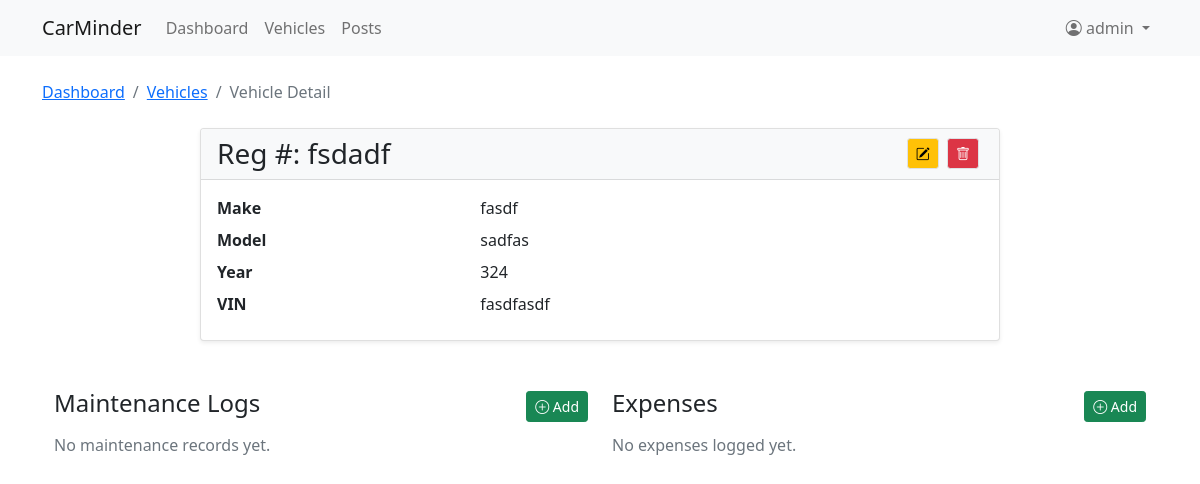
Page /vehicles/1/ (signed in) on the committed database.
### vehicles/models.py (models this page shows, shortened)
class Vehicle(models.Model):
    owner = models.ForeignKey(
        User,
        on_delete=models.CASCADE,
        related_name="vehicles",
        verbose_name="Owner",
        help_text="User who added this vehicle.",
    )
    reg_number = models.CharField(
        "Registration Number",
        max_length=12,
        unique=True,
        db_index=True,
        help_text="UK-style plate, e.g. AB12CDE.",
    )
    make = models.CharField(
        "Make", max_length=64, help_text="Manufacturer, e.g. Ford, Toyota."
    )
    model = models.CharField(
        "Model", max_length=64, help_text="Model name or number, e.g. Fiesta."
    )
    year = models.PositiveIntegerField(
        "Year of Manufacture", help_text="Four-digit year, e.g. 2018."
    )
    vin = models.CharField(
        "Vehicle VIN",
        max_length=17,
        blank=True,
        null=True,
        help_text="17-character Vehicle Identification Number.",
    )
    photo = models.ImageField(
        "Photo",
        upload_to="vehicles/photos/%Y/%m/",
        blank=True,
        help_text="Optional vehicle image.",
    )
    share_uuid = models.UUIDField(
        default=uuid.uuid4,
        editable=False,
        unique=True,
        help_text="Unique token for sharing this vehicle via a link.",
    )
    added_at = models.DateTimeField(auto_now_add=True)
    updated_at = models.DateTimeField(auto_now=True)
    class Meta:
        verbose_name = "Vehicle"
        verbose_name_plural = "Vehicles"
        ordering = ["-added_at"]
        indexes = [
            models.Index(fields=["owner", "reg_number"]),
        ]

### vehicles/views.py (the view)
# urls.py: path("<int:pk>/", views.VehicleDetailView.as_view(), name="vehicle-detail"),
class VehicleDetailView(LoginRequiredMixin, UserPassesTestMixin, DetailView):
    login_url = "/auth/login/"
    model = Vehicle
    template_name = "vehicles/vehicle_detail.html"
    def test_func(self):
        vehicle = self.get_object()
        return vehicle.owner == self.request.user

### carminder/context_processors.py (called while the page is built)
def company_name(request):
    return {"COMPANY_NAME": settings.COMPANY_NAME}

### templates/vehicles/vehicle_detail.html
{% extends 'base.html' %} {% block title %}Vehicle Details{% endblock %} {% block content %}
<nav aria-label="breadcrumb">
    <ol class="breadcrumb">
        <li class="breadcrumb-item"><a href="{% url 'dashboard' %}">Dashboard</a></li>
        <li class="breadcrumb-item"><a href="{% url 'vehicle-list' %}">Vehicles</a></li>
        <li class="breadcrumb-item active" aria-current="page">Vehicle Detail</li>
    </ol>
</nav>
<div class="container mt-4">
    <div class="card shadow-sm mx-auto" style="max-width: 800px">
        <div class="card-header bg-light d-flex justify-content-between align-items-center">
            <h3 class="mb-0">Reg #: {{ vehicle.reg_number }}</h3>
            <div>
                <a href="{% url 'vehicle-edit' vehicle.pk %}" class="btn btn-sm btn-warning me-1 border">
                    <i class="bi bi-pencil-square"></i>
                </a>
                <a href="{% url 'vehicle-delete' vehicle.pk %}" class="btn btn-sm btn-danger me-1 border">
                    <i class="bi bi-trash"></i>
                </a>
            </div>
        </div>
        <div class="card-body">
            <dl class="row mb-0">
                <dt class="col-sm-4">Make</dt>
                <dd class="col-sm-8">{{ vehicle.make }}</dd>
                <dt class="col-sm-4">Model</dt>
                <dd class="col-sm-8">{{ vehicle.model }}</dd>
                <dt class="col-sm-4">Year</dt>
                <dd class="col-sm-8">{{ vehicle.year }}</dd>
                {% if vehicle.vin %}
                <dt class="col-sm-4">VIN</dt>
                <dd class="col-sm-8 text-monospace">{{ vehicle.vin }}</dd>
                {% endif %}
            </dl>
        </div>
    </div>
    <div class="row mt-5 gx-4">
        <div class="col-md-6">
            <div class="d-flex justify-content-between align-items-center mb-2">
                <h4>Maintenance Logs</h4>
                <a href="{% url 'vehicle-maintenance-add' vehicle_pk=vehicle.pk %}" class="btn btn-sm btn-success"> <i class="bi bi-plus-circle"></i> Add </a>
            </div>
            {% if vehicle.maintenance_logs.exists %}
            <div class="table-responsive">
                <table class="table table-sm table-bordered table-hover">
                    <thead>
                        <tr>
                            <th>Date</th>
                            <th>Type</th>
                            <th>Mileage</th>
                            <th></th>
                        </tr>
                    </thead>
                    <tbody>
                        {% for log in vehicle.maintenance_logs.all %}
                        <tr>
                            <td>{{ log.date }}</td>
                            <td>{{ log.get_service_type_display }}</td>
                            <td>{{ log.mileage }}</td>
                            <td class="text-end">
                                <a href="/logs/maintenance/{{log.id}}/edit/" class="btn btn-sm btn-outline-warning me-1">
                                    <i class="bi bi-pencil"></i>
                                </a>
                                <a href="/logs/maintenance/{{log.id}}/delete/" class="btn btn-sm btn-outline-danger">
                                    <i class="bi bi-trash"></i>
                                </a>
                            </td>
                        </tr>
                        {% endfor %}
                    </tbody>
                </table>
            </div>
            {% else %}
            <p class="text-muted">No maintenance records yet.</p>
            {% endif %}
        </div>
        <div class="col-md-6">
            <div>
                <div class="d-flex justify-content-between align-items-center mb-2">
                    <h4>Expenses</h4>
                    <a href="/logs/vehicle/{{vehicle.id}}/expense/add/" class="btn btn-sm btn-success"> <i class="bi bi-plus-circle"></i> Add </a>
                </div>
                {% if vehicle.expenses.exists %}
                <div class="table-responsive">
                    <table class="table table-sm table-bordered table-hover">
                        <thead>
                            <tr>
                                <th>Date</th>
                                <th>Category</th>
                                <th class="text-end">Amount</th>
                                <th></th>
                            </tr>
                        </thead>
                        <tbody>
                            {% for exp in vehicle.expenses.all %}
                            <tr>
                                <td>{{ exp.date }}</td>
                                <td>{{ exp.get_category_display }}</td>
                                <td class="text-end">£{{ exp.amount }}</td>
                                <td class="text-end">
                                    <a href="/logs/expense/{{exp.id}}/edit/" class="btn btn-sm btn-outline-warning me-1">
                                        <i class="bi bi-pencil"></i>
                                    </a>
                                    <a href="/logs/expense/{{exp.id}}/delete/" class="btn btn-sm btn-outline-danger">
                                        <i class="bi bi-trash"></i>
                                    </a>
                                </td>
                            </tr>
                            {% endfor %}
                        </tbody>
                    </table>
                </div>
                {% else %}
                <p class="text-muted">No expenses logged yet.</p>
                {% endif %}
            </div>
        </div>
    </div>
</div>
{% endblock %}

### templates/partials/_navbar.html (shortened to what this page needs)
<nav class="navbar navbar-expand-lg navbar-light bg-light">
    <div class="container">
        <a class="navbar-brand" href="{% url 'dashboard' %}">{{ COMPANY_NAME }}</a>
        <div class="collapse navbar-collapse" id="navbarSupportedContent">
            <ul class="navbar-nav me-auto mb-2 mb-lg-0">
                <li class="nav-item">
                    <a class="nav-link {% if request.resolver_match.url_name == 'dashboard' %}active{% endif %}" href="{% url 'dashboard' %}"> Dashboard </a>
                </li>
                <li class="nav-item">
                    <a class="nav-link {% if request.resolver_match.url_name == 'vehicle-list' %}active{% endif %}" href="{% url 'vehicle-list' %}"> Vehicles </a>
                </li>
                <li class="nav-item">
                    <a class="nav-link {% if request.resolver_match.url_name == 'post_list' %}active{% endif %}" href="{% url 'forum:post_list' %}"> Posts </a>
                </li>
            </ul>
            <ul class="navbar-nav ms-auto mb-2 mb-lg-0">
                {% if user.is_authenticated %}
                <li class="nav-item dropdown">
                    <a class="nav-link dropdown-toggle" href="#" id="userMenu" role="button" data-bs-toggle="dropdown" aria-expanded="false"> <i class="bi bi-person-circle"></i> {{ user.username }} </a>
                </li>
                {% endif %}
            </ul>
        </div>
    </div>
</nav>

### rows in the picture
Vehicle: reg_number "fsdadf", make "fasdf", model "sadfas", year "324", vin "fasdfasdf"

### other values in the picture
{{ COMPANY_NAME }} "CarMinder"
{{ user.username }} "admin"
